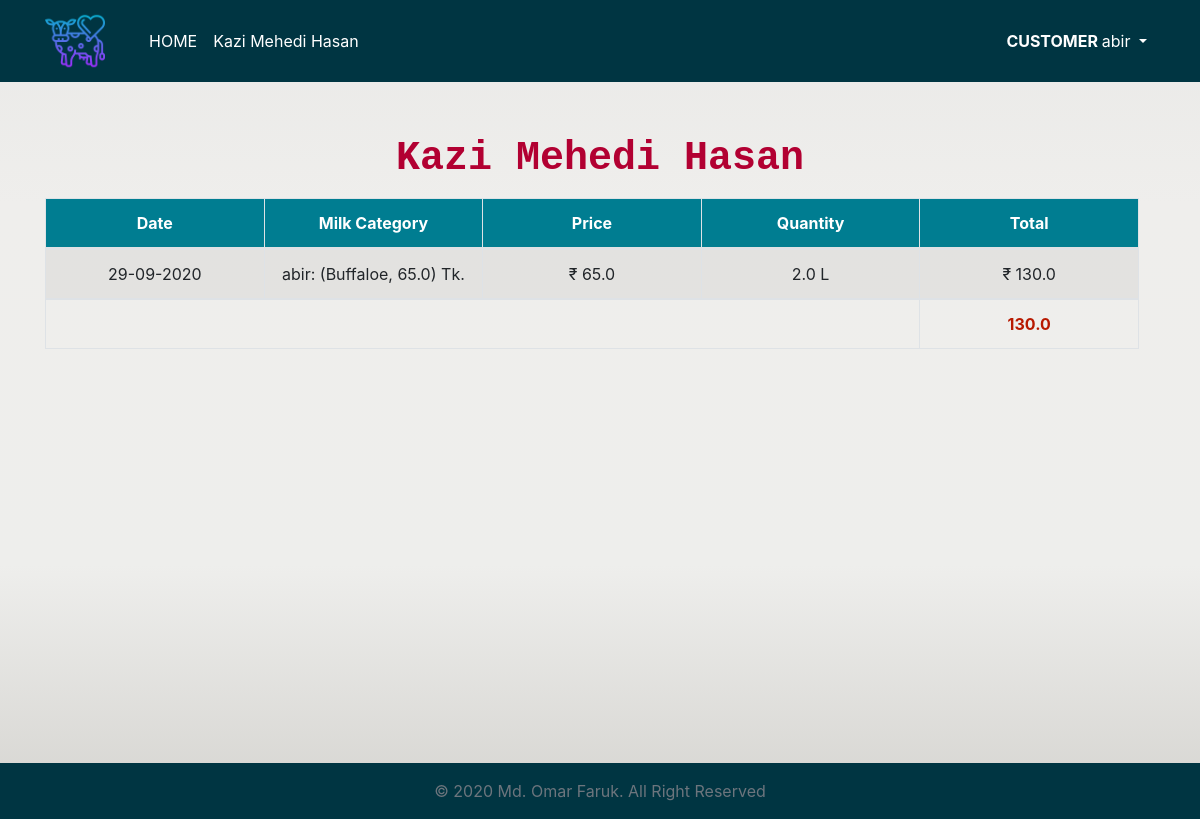
The app's page /Customer_page/ (signed in) with its own data.
### dairyapp/models.py (models this page shows, shortened)
class Customerledger(models.Model):
    related_milk_category = models.ForeignKey(CustomerMilkCategory, related_name="Customerledger", on_delete=models.CASCADE, null=True)
    related_customer = models.ForeignKey(User, related_name='Customerledger', on_delete=models.CASCADE, null=True)
    date = models.CharField(max_length=1000000,db_index=True)
    price = models.FloatField(max_length=1000000,db_index=True,default=0.0)
    quantity = models.FloatField(max_length=1000000,db_index=True,default=0.0)
    total = models.FloatField(max_length=1000000,db_index=True,default=0.0)

class CustomerMilkCategory(models.Model):
    CHOICES1 = (
        ('Cow','Cow'),
        ('Buffaloe','Buffalo'),#buffaloes
        ('Others','Others'),
    )
    animalname= models.CharField(max_length=200,choices=CHOICES1)
    milkprice = models.FloatField(max_length=200, db_index=True)
    related_customer = models.ForeignKey(User, related_name='CustomerMilkCategory', on_delete=models.CASCADE, null=True)
    def __str__(self):
        return f"{self.related_customer}: ({self.animalname}, {self.milkprice})  Tk."

### dairyapp/views.py (the view)
# urls.py: path('Customer_page/',views.Customer_page,name='Customer_page'),
def Customer_page(request):
    print("Username=",request.user)
    print("Userpk=",request.user.pk)
    customer = request.user
    customer_info = models.Customerledger.objects.filter(related_customer = customer)
    alltotal = 0.0
    for i in customer_info:
        alltotal = alltotal+float(i.total)
    print(alltotal)
    for data in customer_info:
        print("Customer Name: ",data.related_customer)
        print("joining Date: ",data.date)
        print("Quantity: ",data.price)
        print("Total: ",data.total)
    return render(request,'Customers/customer.html',{'customer_info':customer_info,'alltotal':alltotal})

### dairyapp/templatetags/custom_tags.py (called while the page is built)
@register.simple_tag(name="multiply")
def multiply(qty, unit_price, *args, **kwargs):
    return qty * unit_price

### templates/Customers/customer.html
{% extends 'base.html' %}
{% load crispy_forms_tags %}
{% load templatetags %}
{% block content %}
<h2 class="vendor_name_heading"><strong>{{ user.first_name }} {{ user.last_name }}</strong></h2>
<div class="table-responsive">
    <table class="table table-bordered table-striped ">
      <thead id="theadthid">
        <tr >
              <th scope="col">Date</th>
              <th scope="col">Milk Category</th>
              <th scope="col">Price</th>
              <th scope="col">Quantity</th>
              <th scope="col">Total</th>
          </tr>
      </thead>
      <tbody id="tbodydata">
        {% for info in customer_info %}
        <tr>
          <td>{{ info.date }}</td>
          <td>{{ info.related_milk_category }}</td>
          <td> ₹ {{ info.price }}</td>
          <td> {{ info.quantity }} L</td>
          <td>₹ {% multiply info.quantity info.price %} </td>
        </tr>
{% endfor %}
<tr>
<td colspan="4"></td>
<td id="totalid"><strong>{{ alltotal }}</strong></td>
</tr>
        </tbody>
    </table>
</div>
{% endblock %}

### templates/base.html (shortened to what this page needs)
<!doctype html>
<html lang="en">
  <head>
    {% load static %}
    <link rel="stylesheet" href="https://stackpath.bootstrapcdn.com/bootstrap/4.3.1/css/bootstrap.min.css">
    <link rel="stylesheet" href="https://use.fontawesome.com/releases/v5.7.2/css/all.css">
    <link rel="stylesheet" href="https://use.fontawesome.com/releases/v5.8.1/css/all.css">
    <link rel="stylesheet" href="//code.jquery.com/ui/1.12.1/themes/base/jquery-ui.css">
  </head>
<body>
  <nav class="navbar navbar-expand-md fixed-top">
    <div class="container ">
      <div class="logo-image">
            <a href="{% url 'home' %}"><img src="{% static 'images/cow.png' %}" alt="logo.png" class="img-fluid"></a>
      </div>
    <div class="collapse navbar-collapse" id="navbarSupportedContent">
      <ul class="navbar-nav mr-auto">
        <li class="nav-item">
          <a class="nav-link" href="{% url 'home' %}" style="color: #FFFFFF;">HOME</a>
        </li>
        {% if user.profile.user_type == 'Customer' %}
        <li class="nav-item">
          <a class="nav-link" href="{% url 'Customer_page' %}" style="color: white;">{{user.first_name}} {{user.last_name}}</a>
        </li>
        {% endif %}
      </ul>
      {% if user.is_authenticated %}
          <ul class="navbar-nav">
            <li class="nav-item dropdown">
              <a class="nav-link dropdown-toggle"  id="navbarDropdown" role="button" data-toggle="dropdown" aria-haspopup="true" aria-expanded="false">
            {% if user.profile.user_type == 'Manager' %}<strong>MANAGER </strong>{% elif user.profile.user_type == 'Customer'  %}<strong>CUSTOMER </strong> {% endif %}{{ user.username }}
              </a>
            </li>
          </ul>
          {% else %}
      <form class="form-inline my-2 my-lg-0">
        <a href="{% url 'login' %}" class="btn btn-outline-primary">LOG IN</a>
      </form>
      {% endif %}
    </div>
  </div>
  </nav>
<div class="container">
      {% block content %}
      {% endblock %}
</div>
<footer class="footer sticky-bottom">
  <div class="p-3 mt-5">
    <span class="text-muted">© 2020 Md. Omar Faruk. All Right Reserved</span>
  </div>
</footer>
</body>
</html>

### records on screen
Customerledger: date "29-09-2020", related_milk_category "abir: (Buffaloe, 65.0) Tk.", price "65.0", quantity "2.0", quantity+price "130.0"

### other values on screen
{{ user.first_name }} "Kazi Mehedi"
{{ user.last_name }} "Hasan"
{{ user.username }} "abir"
{{ alltotal }} "130.0"
